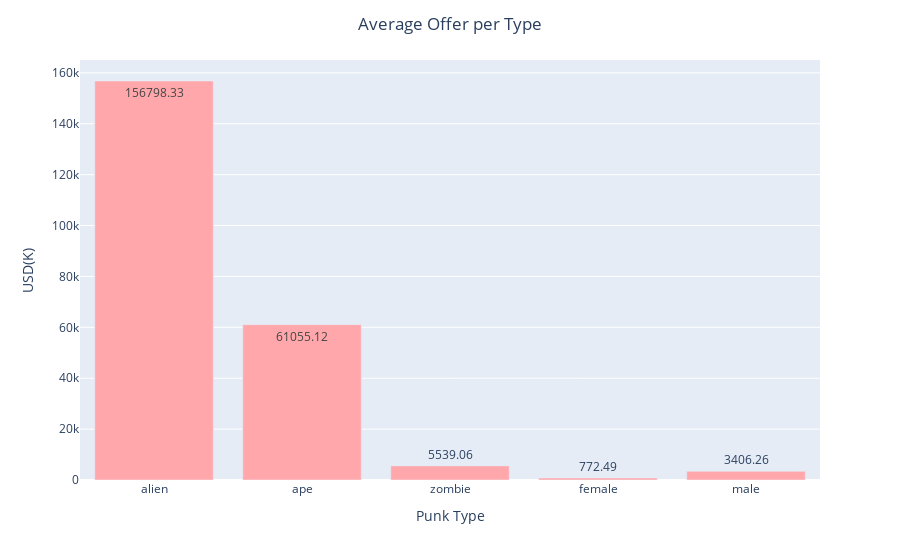

Notebook code cell kept with this figure:
### Code cell
# bar plot of average offers (in last 6 months) per punk type
fig = px.bar(indiv, 
             x= type_names,
             y= [156798.33, 61055.12, 5539.06, 772.49, 3406.26],
             text = [156798.33, 61055.12, 5539.06, 772.49, 3406.26],
             color_discrete_sequence = ['#ffa7ab'],
             labels={'x': 'Punk Type', 'y': 'USD(K)'})
fig.update_layout(title = 'Average Offer per Type', title_x=.5)
fig.show()

### Figure 1 — Plotly figure (JSON) as saved in the notebook; plotly's stock layout.template omitted (floating-point values rounded to 4 significant figures)
{"data": [{"alignmentgroup": "True", "hovertemplate": "Punk Type=%{x}<br>USD(K)=%{y}<br>text=%{text}<extra></extra>", "legendgroup": "", "marker": {"color": "#ffa7ab", "pattern": {"shape": ""}}, "name": "", "offsetgroup": "", "orientation": "v", "showlegend": false, "text": [156800.0, 61060.0, 5539.0, 772.5, 3406.0], "textposition": "auto", "type": "bar", "x": ["alien", "ape", "zombie", "female", "male"], "xaxis": "x", "y": [156800.0, 61060.0, 5539.0, 772.5, 3406.0], "yaxis": "y"}], "layout": {"autosize": true, "barmode": "relative", "legend": {"tracegroupgap": 0}, "margin": {"t": 60}, "title": {"text": "Average Offer per Type", "x": 0.5}, "xaxis": {"anchor": "y", "autorange": true, "domain": [0, 1], "range": [-0.5, 4.5], "title": {"text": "Punk Type"}, "type": "category"}, "yaxis": {"anchor": "x", "autorange": true, "domain": [0, 1], "range": [0, 165100.0], "title": {"text": "USD(K)"}, "type": "linear"}}}
